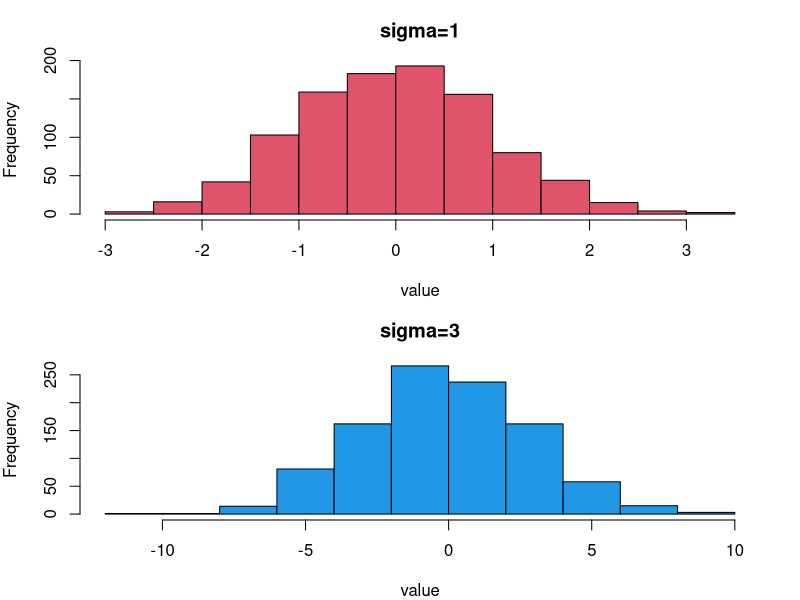
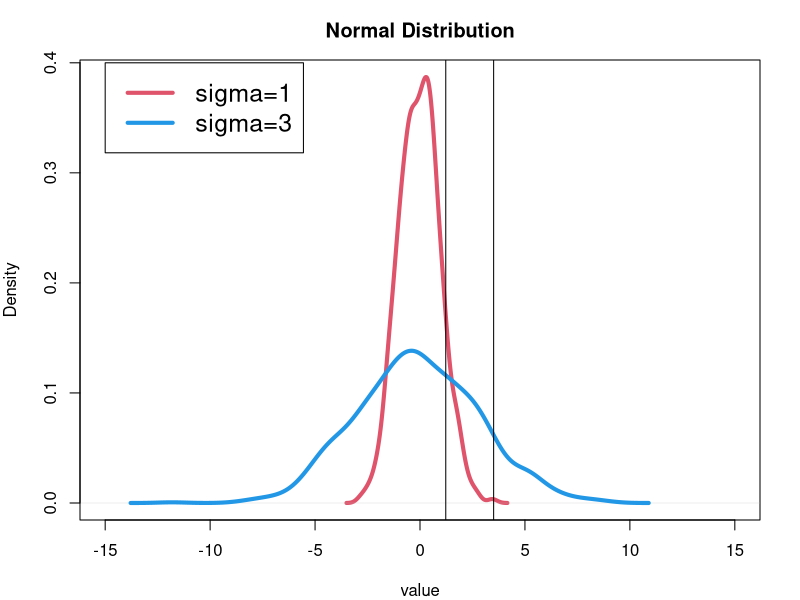

Recreate these plots in R, in order.
#Making plots in R

#first, draw 1000 rnadom values from a standar normal distribution(SD=1)
s1<-rnorm(1000,mean=0,sd=1)#mean 0 and sd 1 are the default values

#now do 1000 drawn from a normal distribution with sd=3
s3<-rnorm(1000,mean=0,sd=3)

#look at the data quickly
head(s1)
head(s3)

#########################Plot histograms of both on the same panels######################
#create a pdf to save the plot to:
pdf(file="Normal_hist.pdf", width = 4,height = 7)
#Open the file

par(mfrow=c(2,1),mar=c(4,4,3,2))#sets plotting area and margins(order c(bottom, left,top, right))

hist(s1,col=2,xlab = "value",main="sigma=1") #make first hist ....hist(vector, color, x label, plot title)

hist(s3,col=4,xlab = "value",main="sigma=3") #make second hist

dev.off() #shuts off current output device

###########################Smooth density plot##############

pdf(file="Normal_density.pdf", width = 6,height = 6)
#Open the file

par(mfrow=c(1,1),mar=c(4,4,3,2))#sets plotting area and margins(order c(bottom, left,top, right))

plot(density(s1),col=2,lwd=4,xlab = "value",xlim=c(-15,15),main="Normal Distribution")#density() smooths the data  and lwd changes the width of the line

lines(density (s3), col=4, lwd=4) #add the SD=3 values, USE LINES TO ADD THE OTHER PLOT TO THE GRAPH
#BECAUSE THE PARAMETERS HAD BEEN SET TO BE A SINGLE GRAPH THEN R WOULD RECREATE THE PLOT WITHOUT THE FIRST PLOT

legend(-15, 0.4, c("sigma=1", "sigma=3"),lwd=4, col=c(2,4), cex=1.5) #put a legend on

#we can highlight the upper 10% of each distribution with a vertical line: 
abline(v=quantile(s1, 0.9,lty=2, lwd=3, col=2))#puts a vertical line onto the plot for s1
abline(v=quantile(s3, 0.9,lty=2, lwd=3, col=4))#puts a vertical line onto the plot for s3

dev.off()

###quantile takes a vector of stuff,, and returns the value q such that p% of your ditribution is 
###less that q.
## quantile with just a vector gives you the quantiles of the data .

####################################Boxplot########################################
pdf (file = "Normal")




